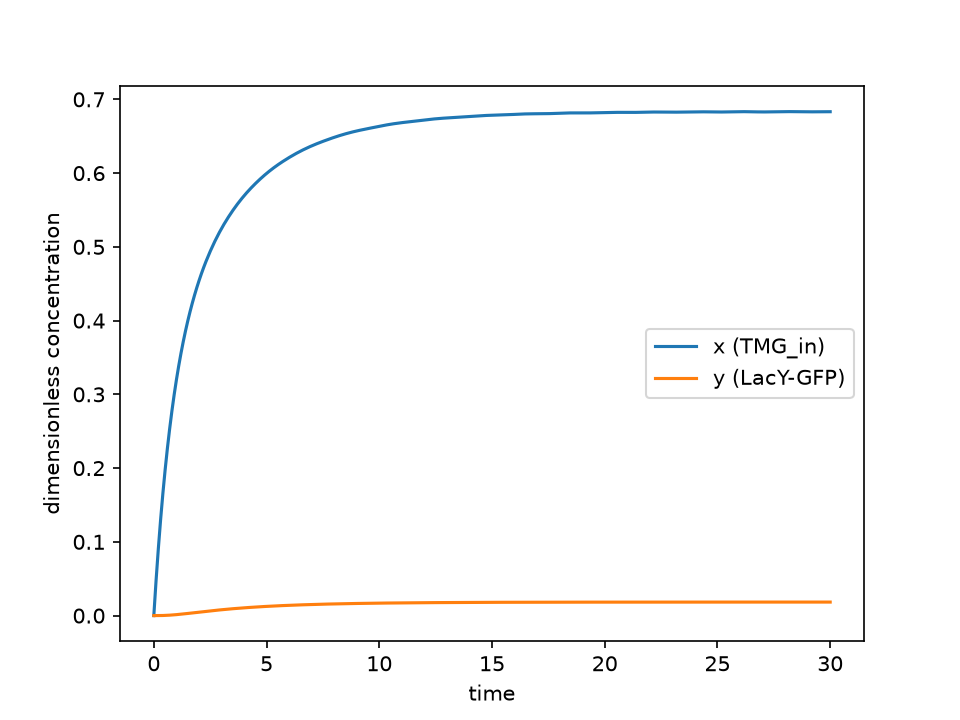

Source code (Python):
import matplotlib.pyplot as plt
import numpy as np
from scipy.integrate import solve_ivp

def ozbudak_model( t , init , *param ):
    x = init[ 0 ]
    y = init[ 1 ]

    [ alpha , beta , rho , x_out ] = param
    
    dxdt = -x + (alpha * x_out) + (beta * y)
    dydt = x**2 / (rho + x**2) - y
    
    return [ dxdt , dydt ] 


init = [ 0 , 0 ]
t_span = [ 0 , 30 ]
t_eval = np.linspace( t_span[0] , t_span[1] , 300 )

alpha = 0.1
beta = 10
rho = 25
x_out = 5

param = [ alpha , beta , rho , x_out ]

solution = solve_ivp( ozbudak_model, t_span, init , t_eval=t_eval , method='RK45', args=param )

TMG = solution.y[0]
LacY = solution.y[1]

plt.plot( solution.t , TMG , label='x (TMG_in)' )
plt.plot( solution.t , LacY , label='y (LacY-GFP)' )
plt.xlabel( 'time' )
plt.ylabel( 'dimensionless concentration' )
plt.legend()
plt.savefig( 'ozbudak.png' , dpi=150 )
plt.show()
